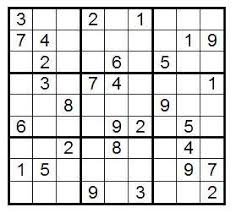
#> input picture data/another_example.jpeg, 236 x 213 px
$ python show_lines.py data/another_example.jpeg
#> lines starting #> are read from the running program, lines starting #| are printed output that depends on the picture; after the words box and inside, x2 and y2 are one past the last pixel; in counts of white or black regions, pixels touching at a corner belong together; long printed decimals are rounded
import imutils
import matplotlib.pyplot as plt
import cv2
import numpy as np
from numpy.linalg import solve
import sys

def plot(img):
    plt.imshow(imutils.opencv2matplotlib(img))
    plt.show()


# Loading image contains lines
img = cv2.imread(sys.argv[1])
#> img is the input picture: shape (213, 236, 3); mean B, G, R 219.4, 219.5, 219.5
# Convert to grayscale
gray = cv2.cvtColor(img, cv2.COLOR_BGR2GRAY)
blurred = cv2.blur(gray, (3, 3))
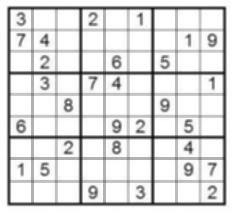
#> blurred: shape (213, 236); min 14, max 255, mean 219.5
# Apply Canny edge detection, return will be a binary image
edges = cv2.Canny(blurred, 50, 100, apertureSize=3)
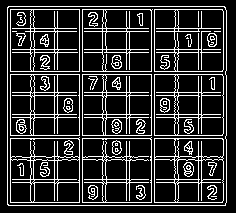
#> edges: shape (213, 236); 18.4% white in thin lines or dots, all inside (x1, y1, x2, y2) = (7, 6, 227, 206)
# Apply Hough Line Transform, minimum lenght of line is 200 pixels
lines = cv2.HoughLines(edges, 1, np.pi / 180, 200)
#> lines = [[205, 1.57], [6, 1.57], [9, 1.57], [71, 1.57], [74, 1.57], [135, 1.57], [202, 1.57], [138, 1.57], [28, 1.57], [49, 1.57], [114, 1.57], [92, 1.57]]
# Print and draw line on the original image
lines = np.squeeze(lines, axis=1)
lines = sorted(lines, key=lambda row: row[0])
#> lines = [[6, 1.57], [9, 1.57], [28, 1.57], [49, 1.57], [71, 1.57], [74, 1.57], [92, 1.57], [114, 1.57], [135, 1.57], [138, 1.57], [202, 1.57], [205, 1.57]]
new_lines = []
points = []
pos_hori, pos_vert = 0, 0
for line in lines:
    rho, theta = line
    print(rho, theta)
    a = np.cos(theta)
    b = np.sin(theta)
    x0 = a * rho
    y0 = b * rho
    x1 = int(x0 + 1000 * (-b))
    y1 = int(y0 + 1000 * (a))
    x2 = int(x0 - 1000 * (-b))
    y2 = int(y0 - 1000 * (a))
    if b > 0.5:
        if rho - pos_hori > 10:
            pos_hori = rho
            new_lines.append([rho, theta, 0])
            # cv2.line(img, (x1, y1), (x2, y2), (0, 0, 255), 2)
    else:
        if rho - pos_vert > 10:
            pos_vert = rho
            new_lines.append([rho, theta, 1])
#> this loop made 12 passes
#> (line, rho, x0, y0, y1, y2, pos_hori) on passes 3, 4, 5, 7, 8, 9, 11: ([28, 1.57], 28, -1.22e-06, 28, 27, 28, 28), ([49, 1.57], 49, -2.14e-06, 49, 48, 49, 49), ([71, 1.57], 71, -3.1e-06, 71, 70, 71, 71), ([92, 1.57], 92, -4.02e-06, 92, 91, 92, 92), ([114, 1.57], 114, -4.98e-06, 114, 113, 114, 114), ([135, 1.57], 135, -5.9e-06, 135, 134, 135, 135), ([202, 1.57], 202, -8.83e-06, 202, 201, 202, 202)
#> (line, rho, x0, y0, y1, y2) on passes 1, 2, 6, 10, 12: ([6, 1.57], 6, -2.62e-07, 6, 5, 6), ([9, 1.57], 9, -3.93e-07, 9, 8, 9), ([74, 1.57], 74, -3.23e-06, 74, 73, 74), ([138, 1.57], 138, -6.03e-06, 138, 137, 138), ([205, 1.57], 205, -8.96e-06, 205, 204, 205)
#| 6.0 1.571
#| 9.0 1.571
#| 28.0 1.571
#| 49.0 1.571
#| 71.0 1.571
#| 74.0 1.571
#| 92.0 1.571
#| 114.0 1.571
#> (further printed lines are left out)
#> after the loop, new_lines = [[28, 1.57, 0], [49, 1.57, 0], [71, 1.57, 0], [92, 1.57, 0], [114, 1.57, 0], [135, 1.57, 0], [202, 1.57, 0]]; pos_hori = 202; pos_vert = 0
            # cv2.line(img, (x1, y1), (x2, y2), (0, 0, 255), 2)
print("length of new_lines is :",len(new_lines))
#| length of new_lines is : 7
for i in range(len(new_lines)):
    if new_lines[i][2] == 0:
        for j in range(len(new_lines)):
            if new_lines[j][2] == 1:
                rho1, theta1 = new_lines[i][:-1]
                rho2, theta2 = new_lines[j][:-1]
                xy = np.array([[np.cos(theta1), np.sin(theta1)], [np.cos(theta2), np.sin(theta2)]], dtype=np.float32)
                rho = np.array([rho1, rho2])
                res = solve(xy, rho)
                points.append(res)
#> this loop made 7 passes
#> after the loop, points = []
print("length of points: ", len(points))
#| length of points:  0
sudoku1 = cv2.adaptiveThreshold(blurred, 255, cv2.ADAPTIVE_THRESH_GAUSSIAN_C,cv2.THRESH_BINARY_INV, 101, 1)
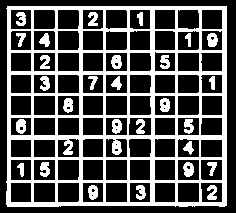
#> sudoku1: shape (213, 236); 32.5% white; 29 white regions, largest, box (x1, y1, x2, y2) and area: (6, 6, 227, 207) 13644, (183, 162, 194, 177) 122, (207, 33, 218, 47) 118
for i in range(9):
    for j in range(9):
#> (the run stopped early here; a loop or call above may not have finished)

$ run again, on data/computer_generated_example.png
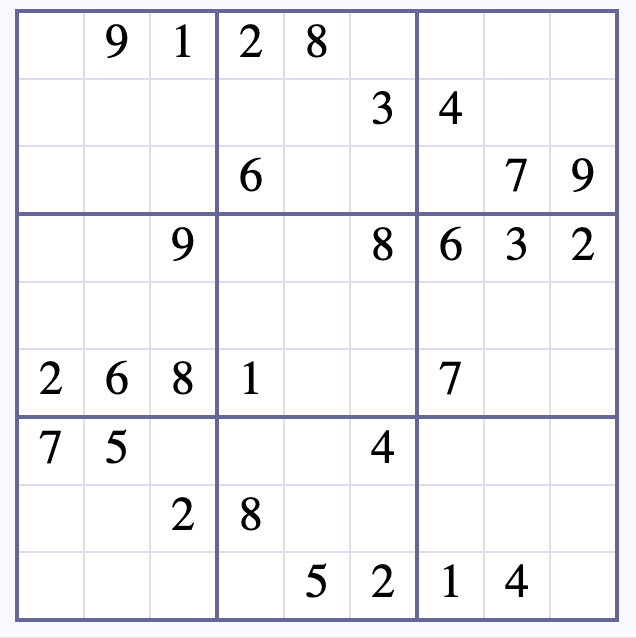
#> input picture data/computer_generated_example.png, 636 x 638 px
#> img is the input picture: shape (638, 636, 3); mean B, G, R 245.1, 241.6, 241.6
#> `edges = cv2.Canny(blurred, 50, 100, apertureSize=3)`:
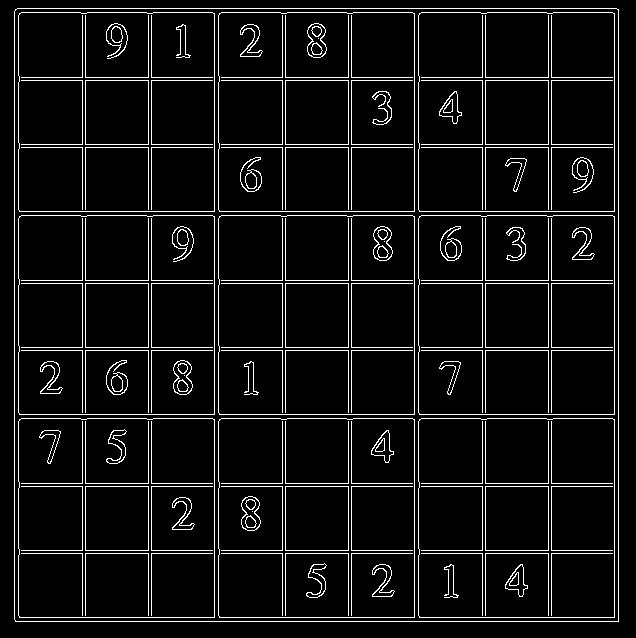
#> edges: shape (638, 636); 6.7% white in thin lines or dots
#> `lines = cv2.HoughLines(edges, 1, np.pi / 180, 200)`: lines = 40 rows, first 8: [618, 0], [14, 0], [621, 1.57], [8, 1.57], [214, 0], [414, 0], [614, 0], [211, 1.57]
#> `lines = np.squeeze(lines, axis=1)`: lines = 40 pairs, first value 8 to 621, second value 0 to 1.57
#> the loop `for line in lines:` made 40 passes
#> (rho, theta, a, b, x0, y0, x1, y1) on passes 2, 5, 9, 13, 17, 21, 26, 30: (12, 1.57, -4.37e-08, 1, -5.25e-07, 12, -1000, 11), (77, 1.57, -4.37e-08, 1, -3.37e-06, 77, -1000, 76), (144, 1.57, -4.37e-08, 1, -6.29e-06, 144, -1000, 143), (211, 1.57, -4.37e-08, 1, -9.22e-06, 211, -1000, 210), (280, 1.57, -4.37e-08, 1, -1.22e-05, 280, -1000, 279), (347, 1.57, -4.37e-08, 1, -1.52e-05, 347, -1000, 346), (414, 1.57, -4.37e-08, 1, -1.81e-05, 414, -1000, 413), (483, 1.57, -4.37e-08, 1, -2.11e-05, 483, -1000, 482)
#> (printed output is left out)
#> after the loop `for line in lines:`: new_lines = 20 items, first 6: [12, 1.57, 0], [14, 0, 1], [77, 1.57, 0], [82, 0, 1], [144, 1.57, 0], [148, 0, 1]; pos_hori = 617; pos_vert = 614
#| length of new_lines is : 20
#> the loop `for i in range(len(new_lines)):` made 20 passes
#> after the loop `for i in range(len(new_lines)):`: points = 100 pairs, first value 14 to 614, second value 12 to 617
#| length of points:  100
#> sudoku1: shape (638, 636); 15.8% white; 31 white regions (2 under 20 px), largest, box (x1, y1, x2, y2) and area: (14, 8, 620, 623) 52694, (240, 496, 261, 532) 476, (172, 360, 193, 395) 474
#> after the loop `for i in range(9):`:
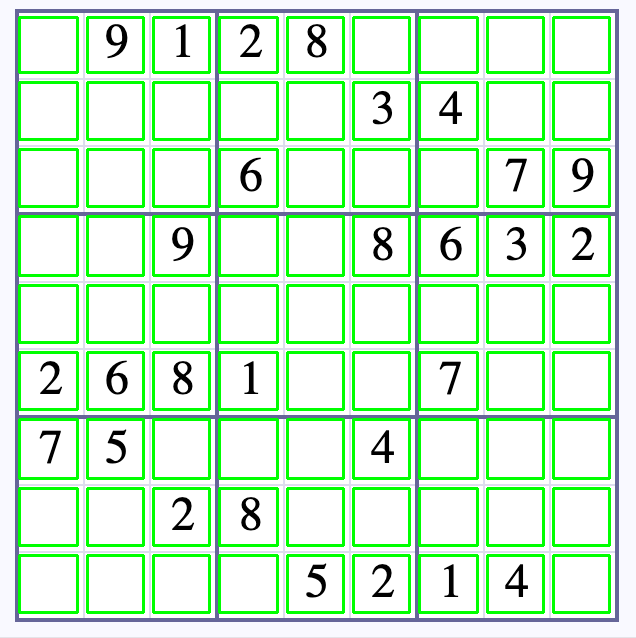
#> img: shape (638, 636, 3); 13.56% of pixels changed, all inside (x1, y1, x2, y2) = (18, 16, 611, 614)
